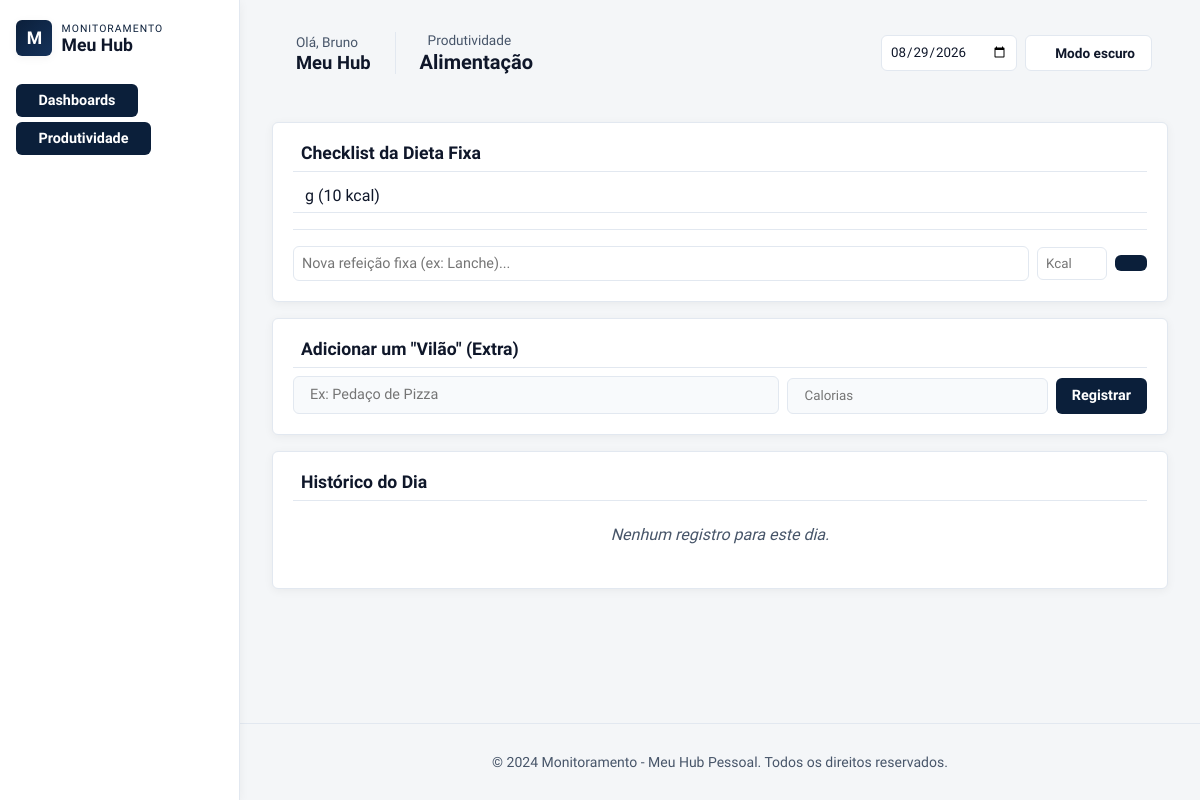
The page /alimentacao on the database as committed earlier.
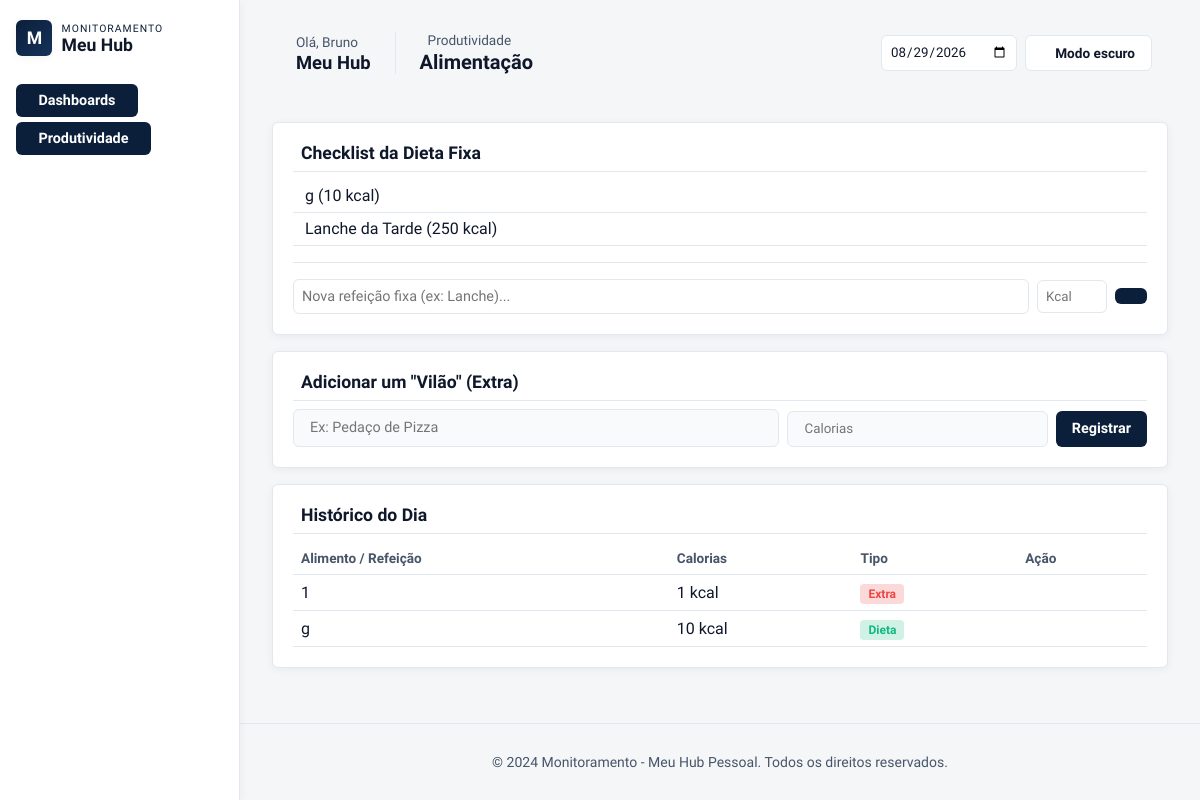
The same page on the database as committed later.
### models.py (models this page shows)
class RefeicaoFixa(db.Model):
    id = db.Column(db.Integer, primary_key=True)
    nome = db.Column(db.String(150), nullable=False)
    calorias = db.Column(db.Integer, nullable=False)

class RegistroAlimentacao(db.Model):
    id = db.Column(db.Integer, primary_key=True)
    data = db.Column(db.Date, default=date.today, nullable=False)
    nome = db.Column(db.String(150), nullable=False)
    calorias = db.Column(db.Integer, nullable=False)
    tipo = db.Column(db.String(50), nullable=False)  # 'Dieta' ou 'Extra'

### app.py (the view)
@app.route('/alimentacao')
def alimentacao():
    data_str = request.args.get('data')
    if data_str:
        data_ref = datetime.strptime(data_str, "%Y-%m-%d").date()
    else:
        data_ref = date.today()
        data_str = data_ref.strftime("%Y-%m-%d")
    registros_do_dia = RegistroAlimentacao.query.filter_by(data=data_ref).all()
    dieta_fixa = RefeicaoFixa.query.all()
    refeicoes_logadas = [r.nome for r in registros_do_dia if r.tipo == 'Dieta']
    return render_template('modules/Produtividade/alimentacao.html',
                           data_str=data_str,
                           registros=registros_do_dia,
                           dieta_fixa=dieta_fixa,
                           refeicoes_logadas=refeicoes_logadas)

### templates/modules/Produtividade/alimentacao.html (shortened to what this page needs)
{% extends 'base.html' %}
{% block topbar_title %}
<div class="breadcrumb" style="display:flex; align-items:center; gap:0.5rem; font-size:0.85rem; color:var(--text-secondary);">
     Produtividade
</div>
<h1 style="font-size:1.25rem; margin:0; font-weight:600;">Alimentação</h1>
{% endblock %}
{% block topbar_actions %}
<div style="display: flex; gap: 0.5rem; align-items: center;">
    <form id="dateForm" action="{{ url_for('alimentacao') }}" method="GET" style="display: flex; gap: 0.5rem;">
        <input type="date" name="data" id="dataSelecionada" value="{{ data_str }}" onchange="document.getElementById('dateForm').dispatchEvent(new Event('submit', {cancelable: true, bubbles: true}));" style="padding: 0.5rem; border-radius: 6px; border: 1px solid var(--border-color); background: var(--surface); color: var(--text-primary);">
    </form>
</div>
{% endblock %}
{% block content %}
<link rel="stylesheet" href="{{ url_for('static', filename='produtividade/alimentacao/css/alimentacao.css') }}">
<div class="alimentacao-layout">
    <div class="alimentacao-col">
        <div class="card card-checklist">
            <h2> Checklist da Dieta Fixa</h2>
            {% for refeicao in dieta_fixa %}
            <div class="refeicao-item" style="display:flex; align-items:center;">
                <span class="refeicao-nome">{{ refeicao.nome }} ({{ refeicao.calorias }} kcal)</span>
                <form action="{{ url_for('delete_refeicao_fixa', id=refeicao.id) }}" method="POST" style="margin: 0 0 0 auto;" onsubmit="return confirm('Deseja remover esta refeição do seu cardápio fixo?');" class="ajax-form form-delete-refeicao">
                    <button type="submit" class="btn-icon btn-danger" title="Excluir Refeição Fixa" style="padding: 2px;"></button>
                </form>
            </div>
            {% endfor %}
            <hr style="border:0; border-top:1px solid var(--border-color); margin: 1rem 0;">
            <form action="{{ url_for('add_refeicao_fixa') }}" method="POST" style="display:flex; gap:0.5rem; align-items:center;" class="ajax-form form-add-refeicao">
                <input type="text" name="nome" placeholder="Nova refeição fixa (ex: Lanche)..." required style="flex:1; padding:0.5rem; border-radius:6px; border:1px solid var(--border-color); background:var(--surface); color:var(--text-primary);">
                <input type="number" name="calorias" placeholder="Kcal" required min="1" style="width:70px; padding:0.5rem; border-radius:6px; border:1px solid var(--border-color); background:var(--surface); color:var(--text-primary);">
                <button type="submit" class="btn-primary" style="padding:0.5rem 1rem;" title="Adicionar ao cardápio"></button>
            </form>
        </div>
        <div class="card card-vilao">
            <h2> Adicionar um "Vilão" (Extra)</h2>
            <form action="{{ url_for('add_registro_alimentacao') }}" method="POST" class="vilao-form ajax-form form-add-vilao">
                <input type="text" name="nome" placeholder="Ex: Pedaço de Pizza" required>
                <input type="number" name="calorias" placeholder="Calorias" required min="1">
                <button type="submit" class="btn-primary">Registrar</button>
            </form>
        </div>
        <div class="card card-history">
            <h2> Histórico do Dia</h2>
            {% if registros %}
            <div class="table-wrap">
                <table class="history-table">
                    <thead>
                        <tr>
                            <th>Alimento / Refeição</th>
                            <th>Calorias</th>
                            <th>Tipo</th>
                            <th>Ação</th>
                        </tr>
                    </thead>
                    <tbody>
                        {% for item in registros %}
                        <tr>
                            <td>{{ item.nome }}</td>
                            <td>{{ item.calorias }} kcal</td>
                            <td><span class="badge {{ item.tipo|lower }}">{{ item.tipo }}</span></td>
                            <td>
                                <form action="{{ url_for('delete_registro_alimentacao', id=item.id) }}" method="POST" style="margin:0;" class="ajax-form form-delete-registro">
                                    <button type="submit" class="btn-icon btn-danger" title="Excluir"></button>
                                </form>
                            </td>
                        </tr>
                        {% endfor %}
                    </tbody>
                </table>
            </div>
            {% else %}
            <p class="empty-state">Nenhum registro para este dia.</p>
            {% endif %}
    </div>
{% endblock %}

### templates/base.html (shortened to what this page needs)
<!DOCTYPE html>
<html lang="pt-BR">
<head>
    <link rel="stylesheet" href="{{ url_for('static', filename='base/css/style.css') }}">
</head>
<body>
    <div class="app-container">
        <nav class="sidebar" id="sidebar" aria-label="Navegação Principal">
            <div class="sidebar-brand">
                <span class="brand-mark" aria-hidden="true">M</span>
                <div>
                    <p class="brand-label">Monitoramento</p>
                    <h2>Meu Hub</h2>
                </div>
            </div>
            <ul class="sidebar-menu" role="menu">
                <li class="sidebar-item" role="menuitem">
                    <button class="sidebar-toggle" id="dashboardsToggle" aria-expanded="false" aria-controls="dashboardsSubmenu">
                        <span>Dashboards</span>
                    </button>
                </li>
                <li class="sidebar-item" role="menuitem">
                    <button class="sidebar-toggle" id="productivityToggle" aria-expanded="false" aria-controls="productivitySubmenu">
                        <span>Produtividade</span>
                    </button>
                </li>
            </ul>
        </nav>
        <div class="page-shell">
            <header class="topbar">
                <div class="topbar-welcome" style="display:flex; flex-direction:column; justify-content:center; gap:2px; margin-left: 0.5rem; margin-right: 1.5rem;">
                    <span style="font-size:0.85rem; color:var(--text-secondary);">Olá, Bruno</span>
                    <h1 style="font-size:1.15rem; margin:0; font-weight:600; color:var(--text-primary);">Meu Hub</h1>
                </div>
                <div class="topbar-title" style="display:flex; flex-direction:column; justify-content:center; gap:2px; padding-left: 1.5rem; border-left: 1px solid var(--border-color);">
                    {% block topbar_title %}{% endblock %}
                </div>
                <div class="topbar-actions">
                    {% block topbar_actions %}{% endblock %}
                    <button class="theme-toggle" id="themeToggle" type="button" aria-label="Alternar tema">
                    </button>
                </div>
            </header>
            <main class="content" role="main">
                {% block content %}{% endblock %}
            </main>
            <footer class="footer">
                <p>&copy; 2024 Monitoramento - Meu Hub Pessoal. Todos os direitos reservados.</p>
            </footer>
        </div>
    </div>
</body>
</html>

### static/base/css/style.css (style rules this page uses)
:root { --bg-color: #F4F6F8; --surface: #FFFFFF; --surface-strong: #F8FAFC; --sidebar-bg: #FFFFFF; --text-primary: #0F172A; --text-secondary: #475569; --accent-color: #0B1F3A; --accent-hover: #15325A; --success-color: #10B981; --danger-color: #EF4444; --warning-color: #F59E0B; --border-color: #E2E8F0; --shadow: 0 2px 10px rgba(0, 0, 0, 0.05); --shadow-md: 0 4px 20px rgba(0, 0, 0, 0.08); --radius: 6px; --radius-sm: 4px; --transition: 0.25s cubic-bezier(0.4, 0, 0.2, 1); }
* { box-sizing: border-box; font-family: 'Plus Jakarta Sans', system-ui, sans-serif; }
html { scroll-behavior: smooth; }
body { margin: 0; min-height: 100vh; display: flex; background: var(--bg-color); color: var(--text-primary); transition: background-color var(--transition), color var(--transition); }
.sidebar { position: fixed; top: 0; left: 0; bottom: 0; width: 280px; background: var(--sidebar-bg); border-right: 1px solid var(--border-color); box-shadow: var(--shadow); z-index: 2500; transform: translateX(-100%); transition: transform 0.3s cubic-bezier(0.4, 0, 0.2, 1); padding: 1.5rem 1.25rem; display: flex; flex-direction: column; }
.sidebar-brand { display: flex; align-items: center; gap: 0.6rem; margin-bottom: 0.75rem; }
.brand-mark { width: 36px; height: 36px; border-radius: var(--radius); display: grid; place-items: center; background: linear-gradient(135deg, var(--accent-color), var(--accent-hover)); color: white; font-weight: 800; font-size: 1.1rem; letter-spacing: -1px; box-shadow: var(--shadow); }
.brand-label { font-size: 0.65rem; text-transform: uppercase; letter-spacing: 0.1em; margin: 0; color: var(--accent-color); }
.sidebar h2 { margin: 0; font-size: 1.1rem; color: var(--text-primary); }
.sidebar-menu { list-style: none; padding: 0; margin: 1rem 0 0; }
.sidebar-menu li + li { margin-top: 0.3rem; }
.page-shell { flex: 1; display: flex; flex-direction: column; width: 100%; }
.topbar { display: flex; align-items: center; justify-content: space-between; padding: 1rem 1.5rem 0; margin: 0; background: transparent; border: none; box-shadow: none; }
.topbar-actions { display: flex; align-items: center; gap: 0.5rem; }
.theme-toggle { display: inline-flex; align-items: center; justify-content: center; width: 36px; height: 36px; padding: 0; color: var(--text-primary); background: var(--surface); border: 1px solid var(--border-color); border-radius: var(--radius); cursor: pointer; font-size: 0.95rem; transition: background 0.2s ease, transform 0.2s ease, color 0.2s ease, border-color 0.2s ease, box-shadow 0.2s ease; }
.content { flex: 1; padding: 0.5rem 1.5rem 2rem; width: 100%; }
input[type="text"] { flex: 1; min-width: 0; padding: 8px 12px; border: 1px solid var(--border-color); border-radius: var(--radius); outline: none; font-size: 0.9rem; background: var(--surface-strong); color: var(--text-primary); transition: border-color 0.25s ease, box-shadow 0.25s ease; }
button { background-color: var(--accent-color); color: white; border: none; padding: 8px 16px; border-radius: var(--radius); cursor: pointer; font-weight: 600; font-size: 0.9rem; transition: background-color 0.2s ease, transform 0.2s ease, box-shadow 0.2s ease; display: inline-flex; align-items: center; justify-content: center; gap: 0.4rem; }
.card { background: var(--surface); padding: 1.25rem; border-radius: var(--radius); border: 1px solid var(--border-color); box-shadow: var(--shadow); transition: transform 0.25s ease, border-color 0.25s ease, box-shadow 0.25s ease; }
@media (min-width: 769px) { body { flex-direction: row; } }
@media (min-width: 769px) { .sidebar { position: -webkit-sticky; position: sticky; top: 0; transform: translateX(0); width: 240px; min-width: 240px; height: 100vh; padding: 1.25rem 1rem; } }
@media (min-width: 769px) { .topbar { margin: 1rem 1.5rem 0; padding: 1rem 1.5rem; } }
@media (min-width: 769px) { .theme-toggle { width: auto; padding: 0.5rem 1rem; font-size: 0.85rem; } }
@media (min-width: 769px) { .content { padding: 1.25rem 1.5rem 2rem; } }

Rows that differ between the two databases and show on the page:
added RefeicaoFixa: nome "Lanche da Tarde", calorias "250"
added RegistroAlimentacao: nome "1", calorias "1", tipo "Extra"
added RegistroAlimentacao: nome "g", calorias "10", tipo "Dieta"
Other text that changed with them:
text no longer shown: "Nenhum registro para este dia."
text now shown: "Alimento / Refeição Calorias Tipo Ação"
